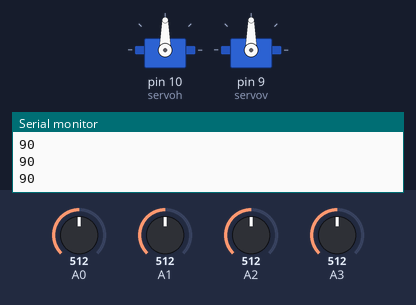
Bench run of a sketch on a simulated Arduino Uno, built with avr-gcc and run on an emulated ATmega328P. Parts: 2 × servo, the last lines printed to the serial monitor. The test bench sets the inputs (shaded band); at power-on: A0 = 512, A1 = 512, A2 = 512, A3 = 512.

Above: at 1.2 s.
1.3 s: A0 set to 558
2.8 s: A0 set to 592
At 3.25 s:
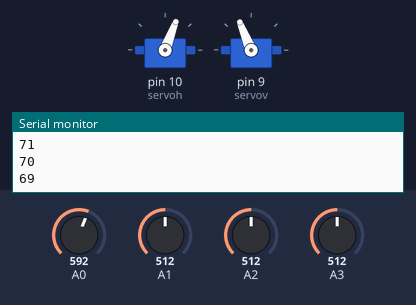
At 5.2 s:
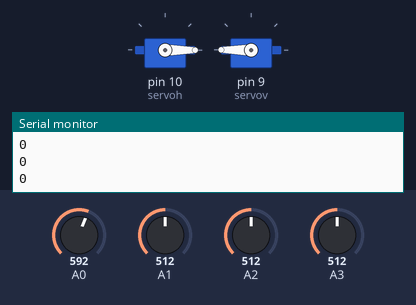
5.8 s: A1 set to 643
7.3 s: A1 set to 662
At 10.2 s:
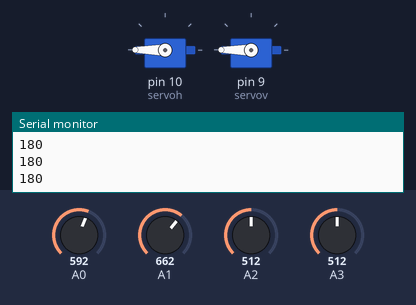
10.3 s: A2 set to 627
11.8 s: A2 set to 653
At 12.26 s:
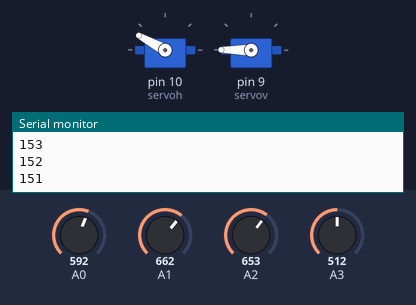
Timing chart, 0 to 15.8 s (numbered marks = the images above; inputs shaded):
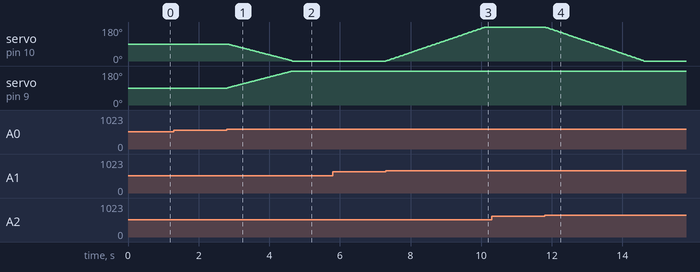

The sketch:

AAM_TD_211_MAlerba_Fabio_Suivre_la_lumi_re.ino
```cpp
//!/usr/bin/C++
//   -*- coding: utf-8 -*-
// Date: Sunday 6 June 2021 09h02:01 CEST
// Author: Fabio Malerba
// Last updated by: Fabio Malerba
// Last updated time: Sunday 6 June 2021 10:20:20 CEST
// Description: Suivre le soleil

/*
 Ce programme permet en faisant la moyenne des capteurs
d'adapter la position des servos et donc de la cellule
photovolvatique pour suivre le soleil
*/

#include <Servo.h>

Servo servoh;
Servo servov;

int horizontal = 0;
int vertical = 0;

int top_left;
int top_right;
int bottom_left;
int bottom_right;

int moyenne_1;
int moyenne_2;
int moyenne_3;
int moyenne_4;

int difference_horizontale;
int difference_veticale;
const int limite = 30 ;


void setup()
{
  servoh.attach(10);
  servov.attach(9);

  Serial.begin(9600);
}
void loop() {

  top_left = analogRead(A2); //lecture de la donnée des capteurs
  top_right = analogRead(A3);
  bottom_left = analogRead(A0);
  bottom_right = analogRead(A1);
  vertical = servov.read();
  horizontal = servoh.read();

  Serial.println(horizontal);


  moyenne_2 = ( bottom_left + bottom_right )/2; //moyenne des capteurs du bas
  moyenne_1 = (top_left + top_right)/2;            //moyenne des capteurs du haut
  moyenne_3 = ( top_left + bottom_left) / 2;      //moyenne des capteurs de gauche
  moyenne_4 = ( top_right + bottom_right) / 2;   //moyenne des capteurs de droite

  difference_horizontale= abs(moyenne_2 - moyenne_1); //On regarde l'écart
  difference_veticale = abs(moyenne_3 - moyenne_4);

  if ((moyenne_1 > moyenne_2) && (difference_horizontale > limite))
    {
     if (vertical > 0)
       {
       vertical = vertical - 1;
       servov.write(vertical);
       delay(5);
       }
    }

  if((moyenne_2 > moyenne_1) && (difference_horizontale > limite))
    {
    if (vertical < 180)
      {
       vertical = vertical + 1;
       servov.write(vertical);
       delay(5);
      }
    }

  if ((moyenne_4 < moyenne_3) && (difference_veticale > limite))
    {
     if (horizontal > 0)
       {
       horizontal = horizontal - 1;
       servoh.write(horizontal);
       delay(5);
       }
    }

  if((moyenne_3 < moyenne_4) && (difference_veticale > limite))
    {
    if (horizontal < 180)
      {
       horizontal = horizontal + 1;
       servoh.write(horizontal);
       delay(5);
      }
    }
    delay(10);
}
```

Measured:
- the behaviour switches between 573 and 574 on A0 (found by bisection; images 0 and 1)
- the behaviour switches between 653 and 654 on A1 (found by bisection; images 2 and 3)
- the behaviour switches between 643 and 644 on A2 (found by bisection; images 3 and 4)
- after the input at 2.8 s, servo on pin 10 (servoh): moves from 90° to 0° over 1.8 s, starting at once; servo on pin 9 (servov): moves from 90° to 180° over 1.8 s, starting at once
- after the input at 7.3 s, servo on pin 10 (servoh): moves from 0° to 180° over 2.8 s, starting at once
- after the input at 11.8 s, servo on pin 10 (servoh): moves from 180° to 0° over 2.8 s, starting at once
